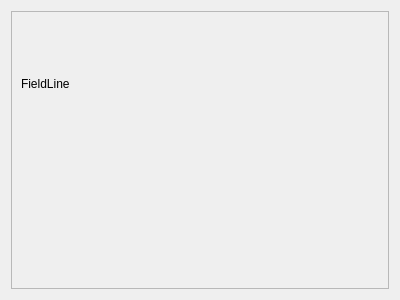
<?xml version="1.0" encoding="UTF-8"?>
<ui version="4.0">
 <class>fl_chassis</class>
 <widget class="QWidget" name="fl_chassis">
  <property name="geometry">
   <rect>
    <x>0</x>
    <y>0</y>
    <width>400</width>
    <height>300</height>
   </rect>
  </property>
  <property name="sizePolicy">
   <sizepolicy hsizetype="Minimum" vsizetype="Minimum">
    <horstretch>0</horstretch>
    <verstretch>0</verstretch>
   </sizepolicy>
  </property>
  <property name="windowTitle">
   <string>Form</string>
  </property>
  <layout class="QHBoxLayout" name="horizontalLayout">
   <item>
    <widget class="QFrame" name="frame">
     <property name="sizePolicy">
      <sizepolicy hsizetype="Minimum" vsizetype="Minimum">
       <horstretch>0</horstretch>
       <verstretch>0</verstretch>
      </sizepolicy>
     </property>
     <property name="frameShape">
      <enum>QFrame::StyledPanel</enum>
     </property>
     <property name="frameShadow">
      <enum>QFrame::Raised</enum>
     </property>
     <layout class="QVBoxLayout" name="verticalLayout">
      <item>
       <widget class="QLabel" name="label">
        <property name="sizePolicy">
         <sizepolicy hsizetype="Minimum" vsizetype="Minimum">
          <horstretch>0</horstretch>
          <verstretch>0</verstretch>
         </sizepolicy>
        </property>
        <property name="text">
         <string>FieldLine</string>
        </property>
       </widget>
      </item>
      <item>
       <widget class="QFrame" name="sensor_frame">
        <property name="sizePolicy">
         <sizepolicy hsizetype="Minimum" vsizetype="Minimum">
          <horstretch>0</horstretch>
          <verstretch>0</verstretch>
         </sizepolicy>
        </property>
        <property name="frameShape">
         <enum>QFrame::NoFrame</enum>
        </property>
        <property name="frameShadow">
         <enum>QFrame::Plain</enum>
        </property>
        <layout class="QHBoxLayout" name="horizontalLayout_2"/>
       </widget>
      </item>
     </layout>
    </widget>
   </item>
  </layout>
 </widget>
 <resources/>
 <connections/>
</ui>
